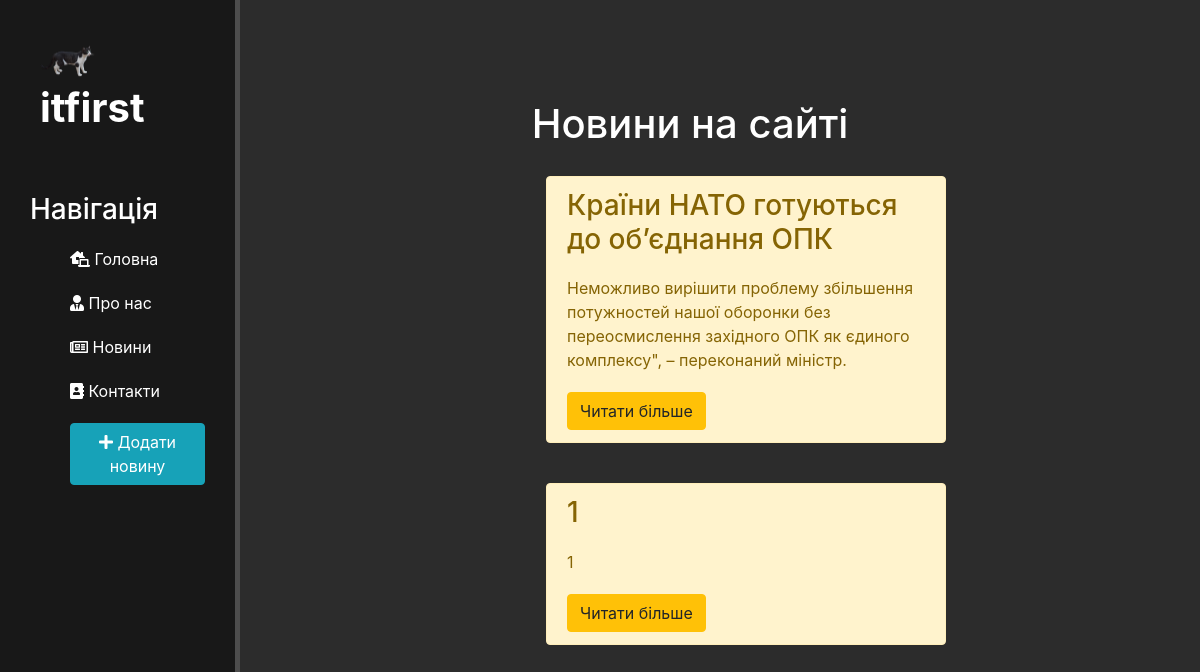
Page /news/ on the committed database.
### news/models.py (models this page shows, shortened)
class Articles(models.Model):
    title = models.CharField('Назва', max_length=50)
    anons = models.CharField('Анонс', max_length=250)
    full_text = models.TextField('Стаття')
    date = models.DateTimeField('Дата публікації')
    class Meta:
        verbose_name = 'Новина'
        verbose_name_plural = 'Новини'

### news/views.py (the view)
# urls.py: path('', views.news_home, name='news_home'),
def news_home(request):
    news = Articles.objects.order_by('-date')
    return render(request, 'news/news_home.html', {'news': news})

### news/templates/news/news_home.html (shortened to what this page needs)
{% extends 'main/layout.html' %}
{% block content %}
    <div class="features">
        <h1> Новини на сайті </h1>
        {% if news %}
            {% for el in news %}
                <div class="alert alert-warning">
                    <h3> {{ el.title }}</h3>
                    <p>{{ el.anons }}</p>
                    <a href="{% url 'news_detail' el.id %}" class="btn btn-warning"> Читати більше </a>
                </div>
            {% endfor %}
        {% else %}
        <p>У вас немає записів!</p>
        {% endif %}
    </div>
{% endblock %}

### main/templates/main/layout.html (shortened to what this page needs)
{% load static %}
<!doctype html>
<html lang="uk">
<head>
    <link rel="stylesheet" href="https://cdn.jsdelivr.net/npm/bootstrap@4.4.1/dist/css/bootstrap.min.css"
>
    <link rel="stylesheet" href="{% static 'main/css/main.css' %}">
    <link rel="stylesheet" href="https://cdn.jsdelivr.net/npm/@fortawesome/fontawesome-free@5.15.4/css/all.min.css">
</head>
<body>
    <aside>
        <img src="{% static 'main/img/cat.png' %}" alt="logo">
        <span class="logo">itfirst</span>
        <h3> Навігація </h3>
            <ul>
                <a href="{% url 'home' %}"><li><i class="fas fa-laptop-house"></i> Головна </li></a>
                <a href="{% url 'about' %}"><li><i class="fas fa-user-tie"></i> Про нас </li></a>
                <a href="{% url 'news_home' %}"><li><i class="far fa-newspaper"></i> Новини </li></a>
                <a href=""><li><i class="fas fa-address-book"></i> Контакти</li></a>
                <li><a href="{% url 'create' %}" class="btn btn-info"><i class="fas fa-plus"></i> Додати новину</a></li>
            </ul>
        </aside>
        <main>
        {% block content %}
        {% endblock %}
    </main>
</body>
</html>

### main/static/main/css/main.css (style rules this page uses)
body { background: #2c2c2c; }
aside { float: left; background: #181818; width: 20%; padding: 2.5%; height: 100vh; color: #fff; border-right: 5px solid #4d4d4d; }
aside img { width: 80px; float: left; }
aside .logo { font-size: 40px; margin-left: 10px; font-weight: bold; position: relative; top: -5px; }
aside h3 { margin-top: 50px; font-size: 28px; }
aside ul { list-style: none; }
aside ul li { color: #fff; display: block; margin-top: 20px; transition: transform .6s ease; }
main .features { float: left; color: #fff; margin-top: 100px; text-align: center; width: 75%; }
main .features h1 { font-size: 50xp; }
main .features p { max-width: 400xp; margin: 20px auto }
.alert-warning { float: left; clear: both; width: 400px; margin: 20px 34%; text-align: left; }

### rows in the picture
Articles: title "Країни НАТО готуються до об’єднання ОПК", anons "Неможливо вирішити проблему збільшення потужностей нашої оборонки без переосмислення західного ОПК як єдиного комплексу\", – переконаний міністр."
Articles: title "1", anons "1"
